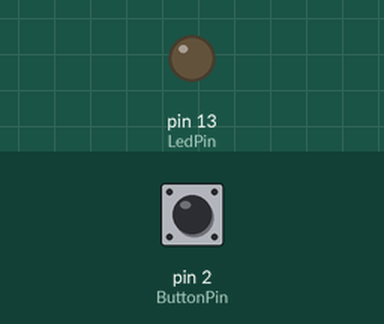
The sketch below on a simulated Arduino Uno, built with avr-gcc and run on an emulated ATmega328P. On the bench: output pins drawn as LEDs (lit = HIGH). The inputs (shaded band) are chosen by the test bench; at power-on: pin 2 (ButtonPin) LOW.

Above: at 1.2 s.
1.3 s: pin 2 (ButtonPin) pulled HIGH for 0.15 s
At 1.37 s:
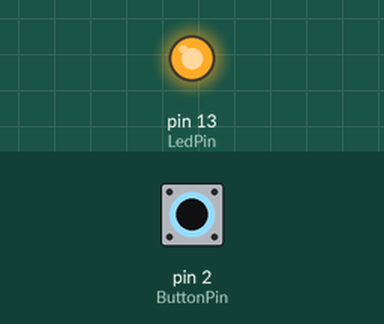
2.9 s: pin 2 (ButtonPin) pulled HIGH for 3.2 s
At 6.6 s:
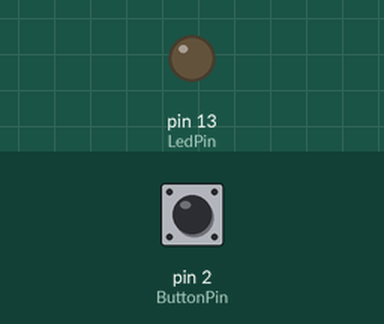
Timing chart, 0 to 8.1 s (numbered marks = the images above; inputs shaded):
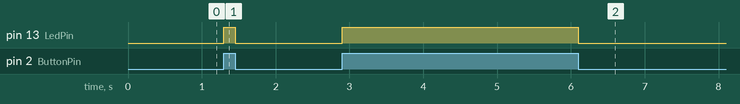

The sketch:

Button_1.ino
```cpp
const int LedPin=13;
const int ButtonPin=2;

int ButtonState=0;

void setup() {
  // put your setup code here, to run once:
pinMode(ButtonPin, INPUT);
pinMode(LedPin, OUTPUT);
}

void loop() {
  // put your main code here, to run repeatedly:
  ButtonState=digitalRead(ButtonPin);

  if(ButtonState==HIGH)
  {
    digitalWrite(LedPin, HIGH);
  }
  else
  {
    digitalWrite(LedPin, LOW);
  }

}
```

Measured:
- after the input at 1.3 s, pin 13 (LedPin): LOW → HIGH at once, → LOW 0.15 s later
- after the input at 2.9 s, pin 13 (LedPin): LOW → HIGH at once, → LOW 3.2 s later
